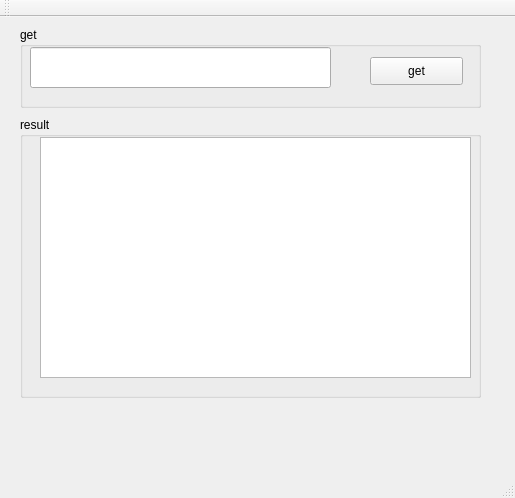
<?xml version="1.0" encoding="UTF-8"?>
<ui version="4.0">
 <class>SMainWindow</class>
 <widget class="QMainWindow" name="SMainWindow">
  <property name="geometry">
   <rect>
    <x>0</x>
    <y>0</y>
    <width>515</width>
    <height>498</height>
   </rect>
  </property>
  <property name="windowTitle">
   <string>SMainWindow</string>
  </property>
  <widget class="QWidget" name="centralWidget">
   <widget class="QGroupBox" name="groupBox">
    <property name="geometry">
     <rect>
      <x>20</x>
      <y>100</y>
      <width>461</width>
      <height>281</height>
     </rect>
    </property>
    <property name="title">
     <string>result</string>
    </property>
    <widget class="QTextEdit" name="textEdit">
     <property name="geometry">
      <rect>
       <x>20</x>
       <y>20</y>
       <width>431</width>
       <height>241</height>
      </rect>
     </property>
    </widget>
   </widget>
   <widget class="QGroupBox" name="groupBox_2">
    <property name="geometry">
     <rect>
      <x>20</x>
      <y>10</y>
      <width>461</width>
      <height>81</height>
     </rect>
    </property>
    <property name="title">
     <string>get</string>
    </property>
    <widget class="QLineEdit" name="lineEdit">
     <property name="geometry">
      <rect>
       <x>10</x>
       <y>20</y>
       <width>301</width>
       <height>41</height>
      </rect>
     </property>
    </widget>
    <widget class="QPushButton" name="pushButton">
     <property name="geometry">
      <rect>
       <x>350</x>
       <y>30</y>
       <width>93</width>
       <height>28</height>
      </rect>
     </property>
     <property name="text">
      <string>get</string>
     </property>
    </widget>
   </widget>
  </widget>
  <widget class="QMenuBar" name="menuBar">
   <property name="geometry">
    <rect>
     <x>0</x>
     <y>0</y>
     <width>515</width>
     <height>26</height>
    </rect>
   </property>
  </widget>
  <widget class="QToolBar" name="mainToolBar">
   <attribute name="toolBarArea">
    <enum>TopToolBarArea</enum>
   </attribute>
   <attribute name="toolBarBreak">
    <bool>false</bool>
   </attribute>
  </widget>
  <widget class="QStatusBar" name="statusBar"/>
 </widget>
 <layoutdefault spacing="6" margin="11"/>
 <resources/>
 <connections/>
</ui>
